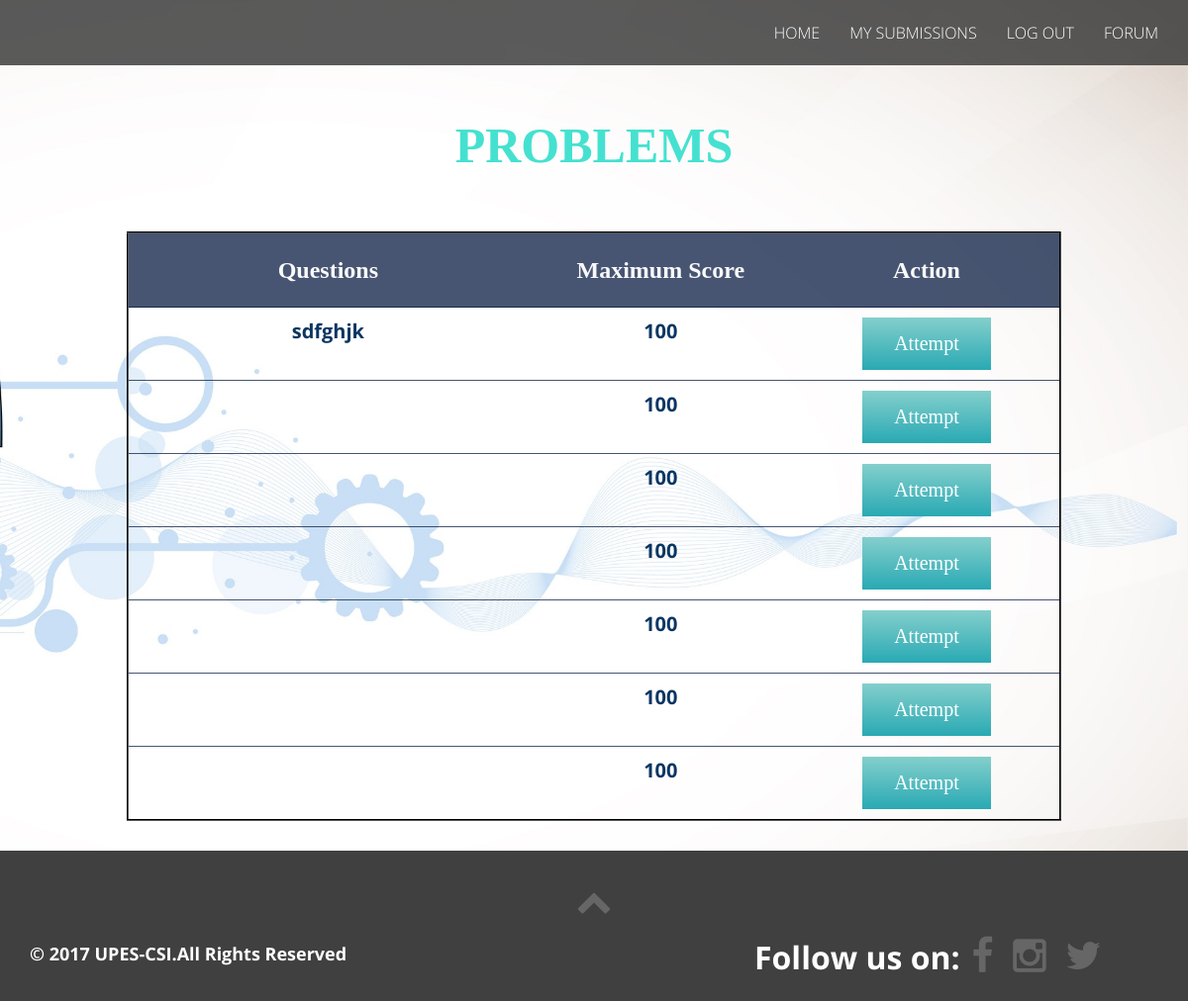
The app's page /panel.php (signed in), older data.
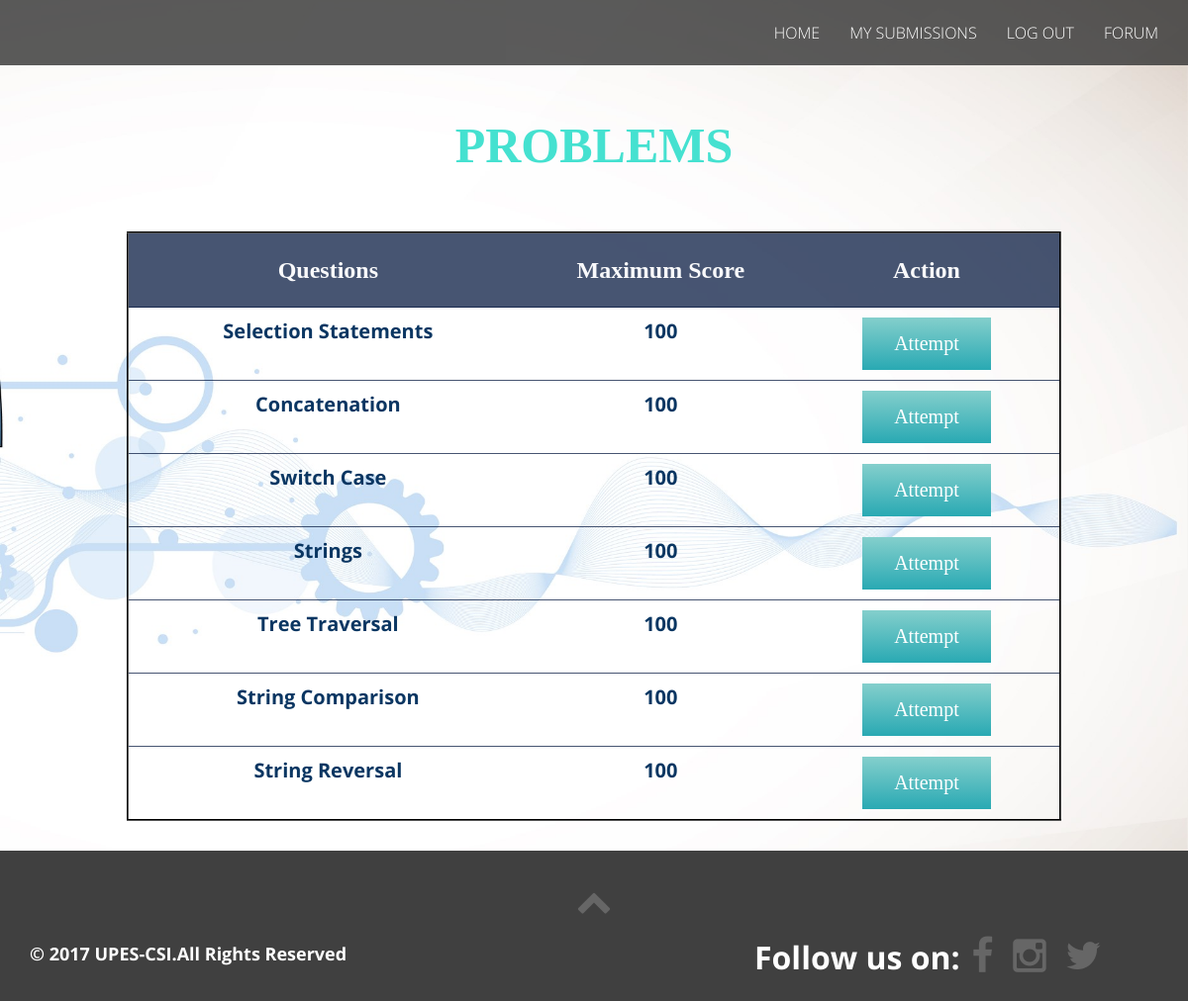
The same page, newer data.
### tables this page shows
CREATE TABLE `Questions` (
  `qid` int(11) NOT NULL,
  `Problem` text NOT NULL,
  `name` text NOT NULL
);

### panel.php (the view, shortened to what this page needs)
<?php
include 'config.php';
?>
<!DOCTYPE html>
<html lang="en">
<head>
        <link rel="stylesheet" href="assets/bootstrap/css/bootstrap.min.css">
        <link rel="stylesheet" href="assets/font-awesome/css/font-awesome.min.css">
        <link rel="stylesheet" href="assets/elegant-font/code/style.css">
        <link rel="stylesheet" href="assets/css/animate.css">
        <link rel="stylesheet" href="assets/css/magnific-popup.css">
	    <link rel="stylesheet" href="assets/css/form-elements.css">
        <link rel="stylesheet" href="assets/css/style.css">
        <link rel="stylesheet" href="assets/css/media-queries.css">
		<link rel="stylesheet" href="https://code.jquery.com/mobile/1.4.5/jquery.mobile-1.4.5.min.css">
    </head>
    <body id="bootstrap-overrides">
		<nav class="navbar navbar-fixed-top" role="navigation">
			<div class="container">
				<div class="collapse navbar-collapse" id="top-navbar-1">
					<ul class="nav navbar-nav navbar-right">
                     <li><a  href="home.php" >Home</a></li>
                     <li><a  href="mysubmissions.php" >My Submissions</a></li>
					<li><a  href="logout.php">Log out</a></li>
						<li><a targer="_blank" href="http://forum.upescsi.in">Forum</a></li>
					</ul>
				</div>
			</div>
		</nav>
		 <section id="home-section" class="home-section full-screen" style="background-image: url('b11.jpg'); background-size:cover;">
                <div class="pagetitle " style="padding:70px 0px 0px 0px;">
				<div align="center">
				<h1 style="font-family:Zefani;position:relative;top:40px;font-size: 50px;font">Problems</h1>
				<p><font size="5" color="black" face="Comic Sans MS"><b><b></font></p>
        <br><br><br><br>
				</div>
				</div>
                 <div class="list">
				 <center>
				<table style="width:80%;border-color:black;" class="table"  >
  <tr id="heading">
    <th><font size="5"><b>Questions</font><b></font></th>
    <th><font size="5"><b>Maximum Score</b></font></th>
		<th><font size="5"><b>Action</b></font></th>
  </tr>
<?php
$flag = mysqli_query($con,"SELECT random_que FROM users WHERE user_id =".$_SESSION['user_id']." ");
$val = mysqli_fetch_array($flag);
if(is_null($val['random_que'])){
$sql=mysqli_query($con,"SELECT * FROM Questions ORDER BY RAND() LIMIT 0,10");
if(!$sql){
  echo mysqli_error();
}
$count=mysqli_num_rows($sql);
$random = array();
while($row = mysqli_fetch_array($sql)){
  array_push($random,$row['qid']);
  ?>
  <tr>
    <td width=30%> <?php echo $row['name']; ?> </td>
    <td width=20%>100</td>
	<td width=20%> <form method="POST" action="ques.php" > <input type="hidden" name="qid" value="<?php echo $row['qid']; ?>" > <input type="submit" name="Attempt"  value="Attempt" > </form></td>
<?php
  }
  $new= implode(',', $random);
  $ran=mysqli_query($con,"UPDATE users SET random_que='$new' WHERE user_id=".$_SESSION['user_id']."");
  if(!$ran){
    echo mysqli_error();
  }
  ?>
</table>
</center>
				 </div>
          </section>
<?php
}
else
{
$ranque=$val['random_que'];
$que=mysqli_query($con,"SELECT * FROM Questions WHERE qid IN ($ranque)");
while($rand = mysqli_fetch_array($que)){
  ?>
  <tr>
    <td width=30%> <?php echo $rand['name']; ?> </td>
    <td width=20%>100</td>
  <td width=20%> <form method="POST" action="ques.php" > <input type="hidden" name="qid" value="<?php echo $rand['qid']; ?>" > <input type="submit" name="Attempt"  value="Attempt" > </form></td>
<?php
}
 ?>
 </table>
</center>
         </div>
          </section>
 <?php
}
?>
<footer>
  <div class="container">
    <div class="row">
      <div class="col-sm-12">
        <div class="scroll-to-top">
          <a href="#"><i class="fa fa-chevron-up"></i></a>
        </div>
      </div>
    </div>
    <div class="row">
          <div class="col-sm-7 footer-copyright">
            &copy; 2017 UPES-CSI.All Rights Reserved
          </div>
          <div class="col-sm-5 footer-social">
<center>
          <font color="white" size="6">Follow us on:</font>
<a href="https://www.facebook.com/upescsi"><i class="fa fa-facebook"></i></a>
            <a href="https://www.instagram.com/upescsi"><i class="fa fa-instagram"></i></a>
  <a href="https://www.twitter.com/upescsi"><i class="fa fa-twitter"></i></a>
</div>
    </div>
  </div>
</footer>
    </body>
</html>

### assets/css/style.css (style rules this page uses)
body { background: #fff; font-family: 'Open Sans', sans-serif; font-weight: 300; color: rgb(0,0,0); text-align: center; }
a, a:hover, a:focus { color:#2b9da5;; text-decoration: none; -o-transition: all .3s; -moz-transition: all .3s; -webkit-transition: all .3s; -ms-transition: all .3s; transition: all .3s; }
h1, h2 { margin-top: 10px; font-size: 42px; font-weight: 700; color: #444; line-height: 54px; text-transform: uppercase; }
.navbar { margin-bottom: 0; background: #333; background: rgba(51, 51, 51, 0.8); border: 0; -moz-border-radius: 0; -webkit-border-radius: 0; border-radius: 0; }
ul.navbar-nav { font-size: 16px; color: #888; text-transform: uppercase; }
ul.navbar-nav li a { padding-top: 23px; padding-bottom: 23px; color: #fff; }
footer { padding: 25px 0 20px 0; background: #404040; text-align: right; }
footer .scroll-to-top { font-size: 36px; text-align: center; }
footer .scroll-to-top a { color: #666; }
.footer-copyright { margin: 11px 0 0 0; font-size: 18px; color: #fff; line-height: 32px; text-align: left; }
.footer-social a { margin: 0 8px; font-size: 39px; color: #666; }

### panel.php (style rules this page uses)
#bootstrap-overrides table { border: 2px groove ; }
#bootstrap-overrides th, td { text-align: center; border-top: 0.2px solid black; margin: 10px; padding: 15px; }
#bootstrap-overrides input[type="submit"] { background-image: linear-gradient(to bottom, #84cfcc, #29a9b3); border-color: #25ab96; border-bottom-color: #6db2d3;  display: inline-block; font-size: 16px; font: 1em Bodoni; font-weight:none; }
.list { padding: 10px; }
#bootstrap-overrides td { padding:10px; font-size: 20px; color:#0a3662; border-top-width: 1px; border-top-style: solid; border-top-color: rgba(10, 29, 67, 0.75); }
#bootstrap-overrides th { text-align: center; padding:20px; background-color:rgba(10, 29, 67, 0.75); color: rgba(255, 255, 255, 0.97); font-family: Bodoni; font-weight:400; font-size: 18px; }
#bootstrap-overrides h1 { color:rgb(69, 225, 208); }
#bootstrap-overrides th { text-transform: capitalize; }

Row changes from the older to the newer data that the page shows:
removed questions: name "sdfghjk"
added questions: name "Selection Statements"
changed questions: name (not shown) → "Concatenation"
changed questions: name (not shown) → "Switch Case"
changed questions: name (not shown) → "Strings"
changed questions: name (not shown) → "Tree Traversal"
changed questions: name (not shown) → "String Comparison"
changed questions: name (not shown) → "String Reversal"
